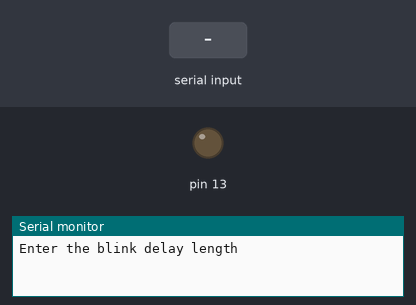
Bench run of a sketch on a simulated Arduino Uno, built with avr-gcc and run on an emulated ATmega328P. Parts: output pins drawn as LEDs (lit = HIGH), the last lines printed to the serial monitor. Inputs (shaded band) come from the test bench.

Above: at 1.2 s.
1.3 s: "90,45\n" received over Serial
4.3 s: "30,150\n" received over Serial
At 5.87 s:
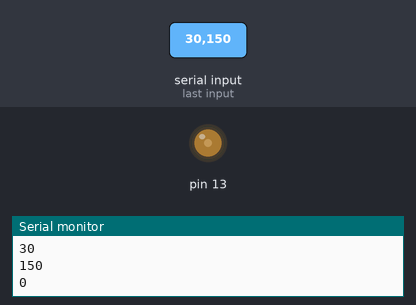
6.0 s: "200\n" received over Serial
At 6.13 s:
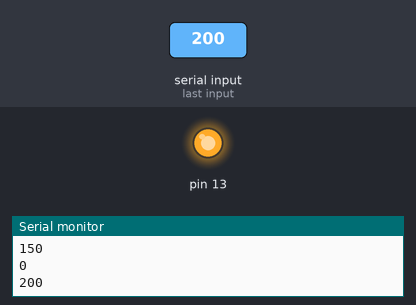
Timing chart, 0 to 9.0 s (numbered marks = the images above; inputs shaded):
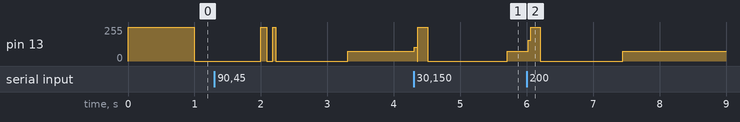

Measured:
- after the input at 4.3 s, pin 13: 72/255 → 255/255 at once, → 0/255 0.20 s later, → 72/255 1.2 s later
- after the input at 6.0 s, pin 13: 72/255 → 255/255 at once, → 0/255 0.18 s later, → 72/255 1.2 s later

The sketch:

arduino.ino
```cpp
//C++
//
//Made by - Suhas C


long blinkRate = 1000;

void setup() {
  pinMode(13,OUTPUT);
  Serial.begin(9600);
  Serial.println("Enter the blink delay length");
}

void loop() {

  if (Serial.available() > 0){
    blinkRate = Serial.parseInt();
    Serial.println(blinkRate);
  }

    digitalWrite(13,HIGH);
    delay(blinkRate);
    digitalWrite(13,LOW);
    delay(blinkRate);
 }
```
